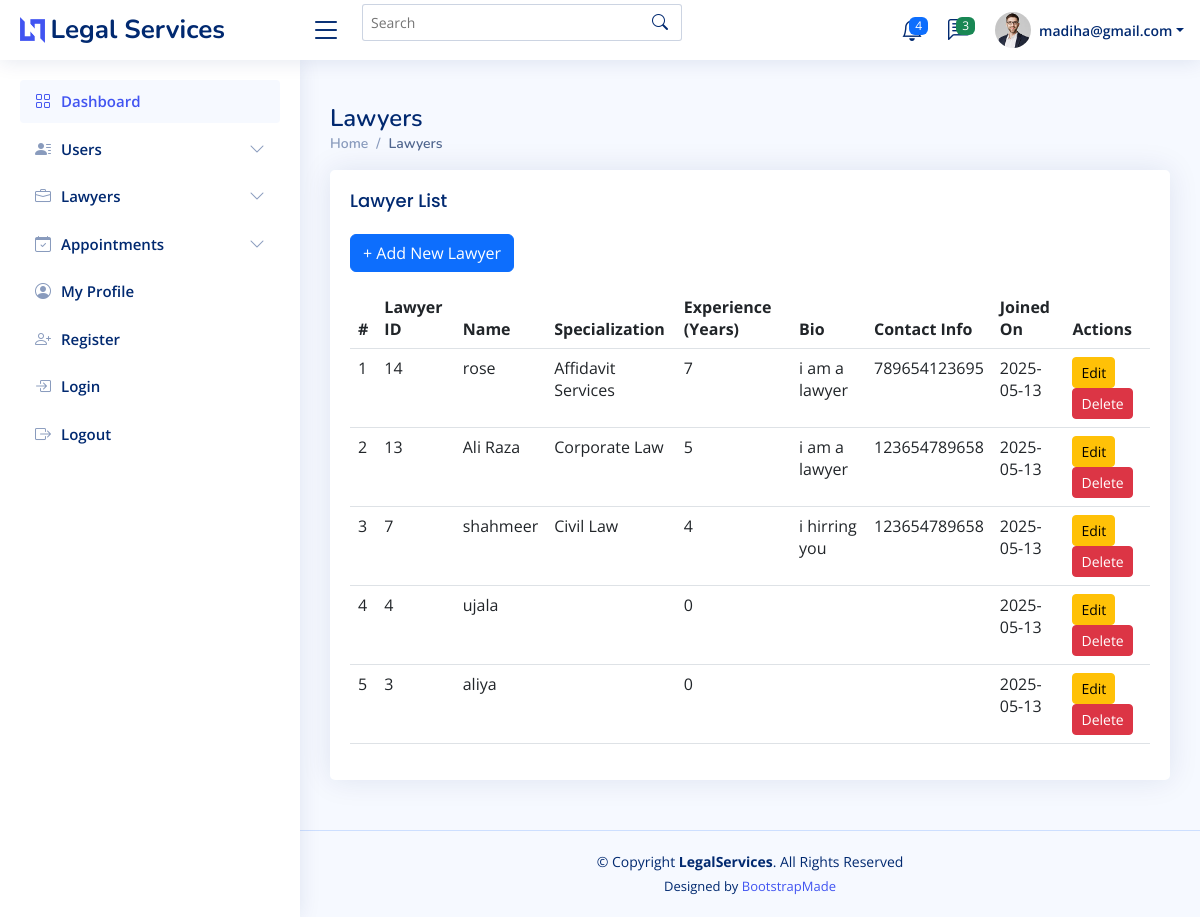
Page /admin/lawyers.php (signed in) on the earlier database version.
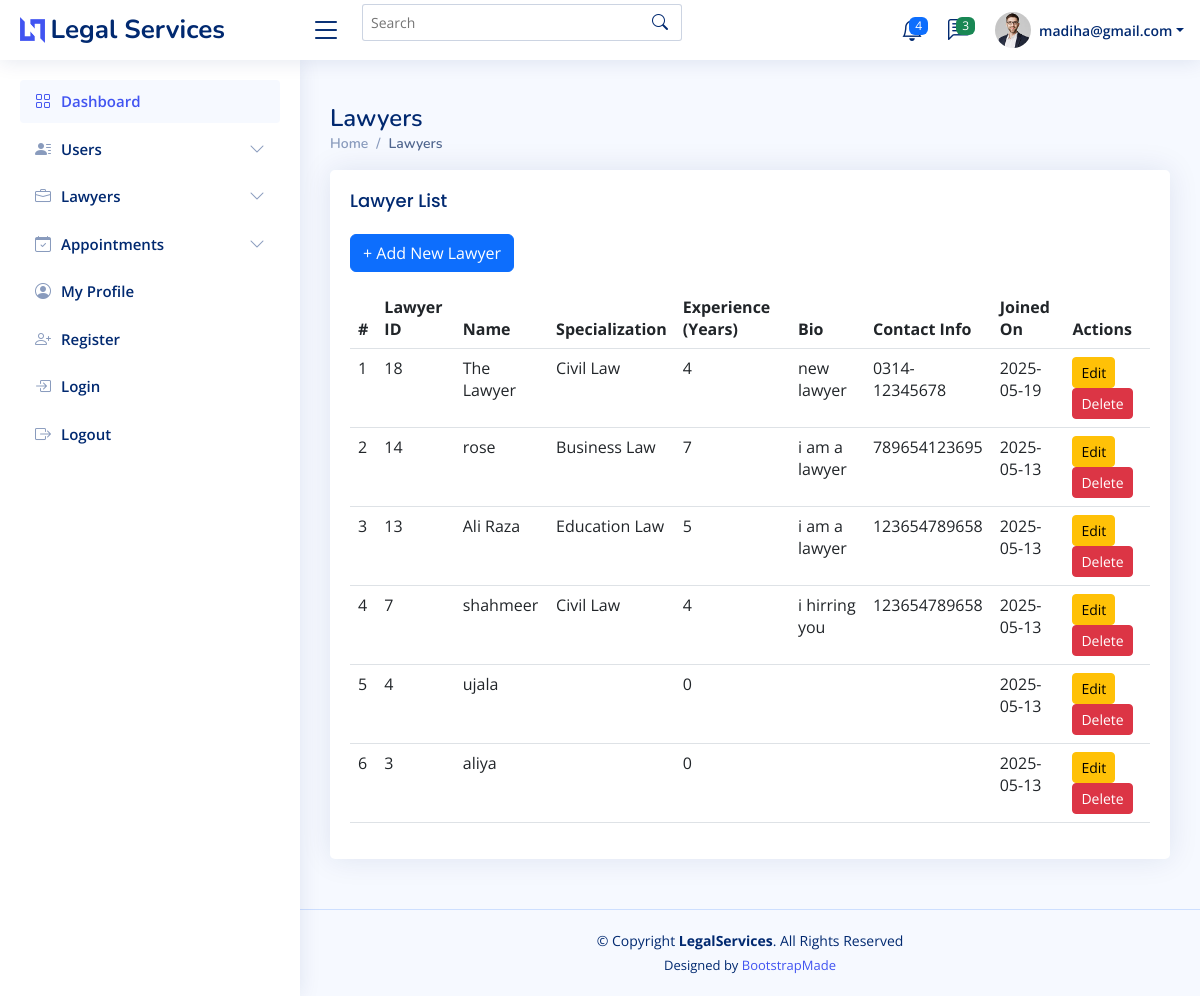
Same page on the later database version.
### tables this page shows
CREATE TABLE `lawyers_profile` (
  `lawyer_id` int(11) NOT NULL,
  `specialization_id` int(11) NOT NULL,
  `experience_years` int(11) DEFAULT NULL,
  `bio` text DEFAULT NULL,
  `contact_info` varchar(255) DEFAULT NULL
);

CREATE TABLE `users` (
  `user_id` int(11) NOT NULL,
  `name` varchar(100) NOT NULL,
  `email` varchar(150) NOT NULL,
  `password` varchar(255) NOT NULL,
  `profile_photo` varchar(255) DEFAULT NULL,
  `user_type` enum('Customer','Lawyer','Admin') NOT NULL,
  `city_id` int(11) DEFAULT NULL,
  `created_at` timestamp NOT NULL DEFAULT current_timestamp(),
  `contact_info` varchar(255) DEFAULT NULL
);

CREATE TABLE `specializations` (
  `specialization_id` int(11) NOT NULL,
  `specialization_name` varchar(100) NOT NULL,
  `service_icon` text DEFAULT NULL,
  `description` text DEFAULT NULL
);

### admin/lawyers.php (the view)
<?php
include('inc.header.php');
$lawyers = [];
$query = "
  SELECT
    u.user_id,
    u.name,
    u.created_at,
    s.specialization_name,
    lp.experience_years,
    lp.bio,
    lp.contact_info
  FROM users u
  Left JOIN lawyers_profile lp ON u.user_id = lp.lawyer_id
  Left JOIN specializations s ON lp.specialization_id = s.specialization_id
  WHERE u.user_type = 'Lawyer'
  ORDER BY u.created_at DESC
";
$result = mysqli_query($conn, $query);
if ($result && mysqli_num_rows($result) > 0) {
  while ($row = mysqli_fetch_assoc($result)) {
    $lawyers[] = $row;
  }
}
?>
<main id="main" class="main">
  <div class="pagetitle">
    <h1>Lawyers</h1>
    <nav>
      <ol class="breadcrumb">
        <li class="breadcrumb-item"><a href="index.php">Home</a></li>
        <li class="breadcrumb-item active">Lawyers</li>
      </ol>
    </nav>
  </div>
  <section class="section">
    <div class="row">
      <div class="col-lg-12">
        <div class="card">
          <div class="card-body">
            <h5 class="card-title">Lawyer List</h5>
            <a href="lawyer.create.php" class="btn btn-primary mb-3">+ Add New Lawyer</a>
            <div class="table-responsive">
              <table class="table datatable">
                <thead>
                  <tr>
                    <th>#</th>
                    <th>Lawyer ID</th>
                    <th>Name</th>
                    <th>Specialization</th>
                    <th>Experience (Years)</th>
                    <th>Bio</th>
                    <th>Contact Info</th>
                    <th>Joined On</th>
                    <th>Actions</th>
                  </tr>
                </thead>
                <tbody>
                  <?php if (!empty($lawyers)): ?>
                    <?php foreach ($lawyers as $index => $lawyer): ?>
                      <tr>
                        <td><?= $index + 1 ?></td>
                        <td><?= (int)$lawyer['user_id'] ?></td>
                        <td><?= htmlspecialchars($lawyer['name']) ?></td>
                        <td><?= htmlspecialchars($lawyer['specialization_name']) ?></td>
                        <td><?= (int)$lawyer['experience_years'] ?></td>
                        <td><?= htmlspecialchars($lawyer['bio']) ?></td>
                        <td><?= htmlspecialchars($lawyer['contact_info']) ?></td>
                        <td><?= date('Y-m-d', strtotime($lawyer['created_at'])) ?></td>
                        <td>
                          <a href="lawyer.edit.php?id=<?= $lawyer['user_id'] ?>" class="btn btn-sm btn-warning">Edit</a>
                          <a href="lawyer.delete.php?id=<?= $lawyer['user_id'] ?>" class="btn btn-sm btn-danger"
                             onclick="return confirm('Are you sure you want to delete this lawyer?');">Delete</a>
                        </td>
                      </tr>
                    <?php endforeach; ?>
                  <?php else: ?>
                    <tr>
                      <td colspan="9" class="text-center text-muted">No lawyers found.</td>
                    </tr>
                  <?php endif; ?>
                </tbody>
              </table>
            </div>
          </div>
        </div>
      </div>
    </div>
  </section>
</main>
<?php include('inc.footer.php'); ?>

Differences in the rows shown:
added lawyers_profile: lawyer_id.user_id "18", lawyer_id.name "The Lawyer", specialization.specialization_name "Civil Law", experience_years "4", bio "new lawyer", contact_info "0314-12345678", lawyer_id.created_at "2025-05-19"
changed through a linked row, lawyers_profile "rose": specialization.specialization_name "Affidavit Services" → "Business Law"
changed through a linked row, lawyers_profile "Ali Raza": specialization.specialization_name "Corporate Law" → "Education Law"
